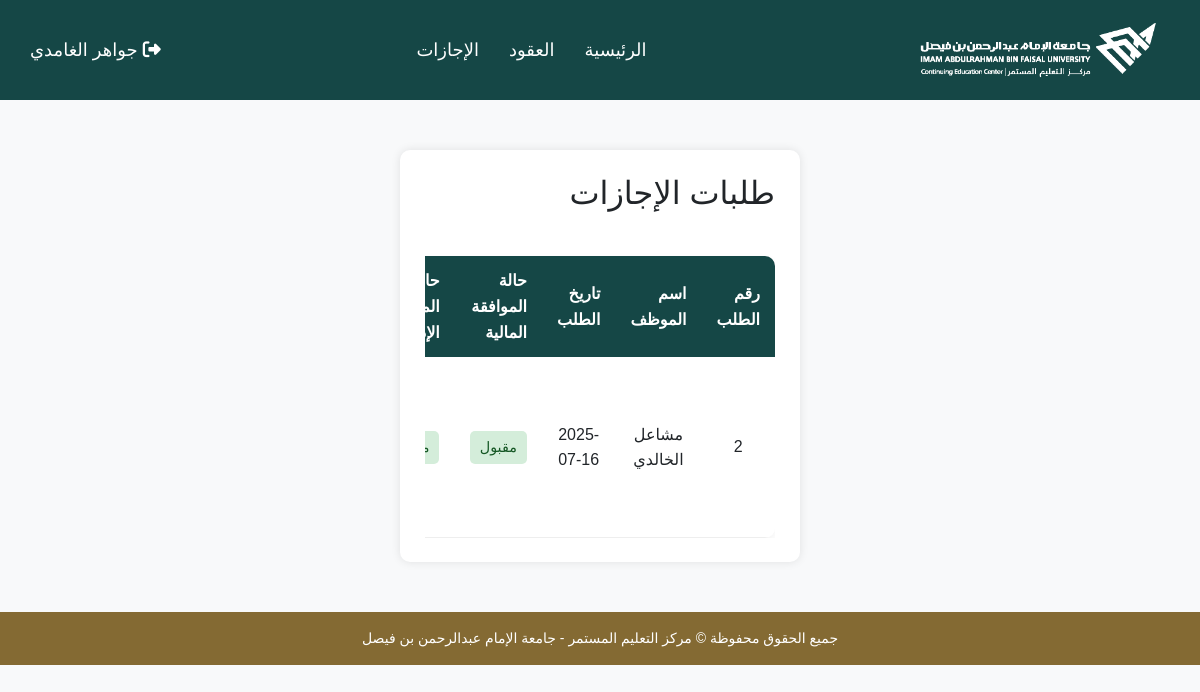
The page /manMain.php (signed in) on the database its author committed.
### tables this page shows
CREATE TABLE `vacation` (
  `vac_id` int(9) NOT NULL,
  `emp_id` int(9) NOT NULL,
  `type` varchar(20) NOT NULL,
  `days` int(11) NOT NULL,
  `start_date` date NOT NULL,
  `end_date` date NOT NULL,
  `application_date` date NOT NULL,
  `assigned_emp` varchar(30) NOT NULL,
  `fin_approval` char(10) NOT NULL,
  `man_approval` varchar(10) NOT NULL
);

CREATE TABLE `employee` (
  `emp_id` int(9) NOT NULL,
  `name` varchar(30) NOT NULL,
  `password` varchar(30) NOT NULL,
  `role` varchar(25) NOT NULL,
  `signature` longblob NOT NULL,
  `last_vac` date NOT NULL,
  `used_days` int(11) NOT NULL,
  `remaining_days` int(11) NOT NULL,
  `email` varchar(50) NOT NULL,
  `address` text NOT NULL,
  `phone` varchar(25) NOT NULL
);

### manMain.php (the view, shortened to what this page needs)
<?php
require_once("db_connect.php");
try {
    $stmt = $conn->prepare("SELECT
        v.vac_id,
        v.application_date,
        v.fin_approval,
        v.man_approval,
        e.name AS employee_name
    FROM vacation v
    JOIN employee e ON v.emp_id = e.emp_id
    WHERE v.fin_approval != 'معلق'
    ORDER BY v.application_date DESC");
    $stmt->execute();
    $result = $stmt->get_result();
    $vacations = $result->fetch_all(MYSQLI_ASSOC);
} catch (Exception $e) {
    $error = "خطأ في تحميل الطلبات: " . $e->getMessage();
}
?>
<!DOCTYPE html>
<html lang="ar" dir="rtl">
<head>
    <link href="https://cdn.jsdelivr.net/npm/bootstrap@5.3.0/dist/css/bootstrap.rtl.min.css" rel="stylesheet">
</head>
<body class="bg-light">
<?php include 'header.php'; ?>
<div class="container py-4">
    <h2 class="mb-4">طلبات الإجازات</h2>
    <?php if (!empty($error)): ?>
        <div class="alert alert-danger"><?= htmlspecialchars($error) ?></div>
    <?php elseif (empty($vacations)): ?>
        <div class="alert alert-info">لا توجد طلبات</div>
    <?php else: ?>
        <div class="table-responsive">
            <table class="vacation-table">
                <thead>
                    <tr>
                        <th>رقم الطلب</th>
                        <th>اسم الموظف</th>
                        <th>تاريخ الطلب</th>
                        <th>حالة الموافقة المالية</th>
                        <th>حالة الموافقة الإدارية</th>
                    </tr>
                </thead>
                <tbody>
                  <?php foreach ($vacations as $vac): ?>
        <?php
            $fin_status = $vac['fin_approval'] === 'معلق' ?
                '<span class="status-badge status-pending">معلق</span>' :
                ($vac['fin_approval'] === 'مقبول' ?
                '<span class="status-badge status-approved">مقبول</span>' :
                '<span class="status-badge status-rejected">مرفوض</span>');
            $man_status = $vac['man_approval'] === 'معلق' ?
                '<span class="status-badge status-pending">معلق</span>' :
                ($vac['man_approval'] === 'معتمد' ?
                '<span class="status-badge status-approved">معتمد</span>' :
                '<span class="status-badge status-pending">معلق</span>');
        ?>
        <tr onclick="window.location.href='validation.php?vac_id=<?= $vac['vac_id'] ?>&return_url=managerMain.php'" style="cursor:pointer;">
            <td><?= $vac['vac_id'] ?></td>
            <td><?= htmlspecialchars($vac['employee_name']) ?></td>
            <td><?= date('Y-m-d', strtotime($vac['application_date'])) ?></td>
            <td><?= $fin_status ?></td>
            <td><?= $man_status ?></td>
        </tr>
    <?php endforeach; ?>
              </table>
        </div>
    <?php endif; ?>
</div>
<?php include 'footer.php'; ?>
</body>
</html>

### style.css (style rules this page uses)
body { background-color: #f0f2f5; font-family: 'Tajawal', sans-serif; line-height: 1.6; }
.container { width: 400px; margin: 50px auto; background-color: white; padding: 25px; box-shadow: 0 0 10px rgba(0,0,0,0.1); border-radius: 10px; }
.vacation-table { width: 100%; border-collapse: collapse; margin-top: 20px; background-color: white; border-radius: 10px; overflow: hidden; box-shadow: 0 4px 10px rgba(0, 0, 0, 0.05); }
.vacation-table th { background-color: #154746; color: white; font-weight: bold; padding: 12px 15px; }
.vacation-table td { padding: 12px 15px; text-align: center; border-bottom: 1px solid #eee; }
.status-badge, .status-pending, .status-approved, .status-rejected { padding: 5px 10px; border-radius: 5px; font-size: 0.9rem; display: inline-block; }
.status-approved { background-color: #d4edda; color: #155724; }

### rows shown on the page
vacation: vac_id "2", emp.name "مشاعل الخالدي", application_date "2025-07-16", fin_approval "مقبول"

### other values the page prints
$_SESSION['name'] "جواهر الغامدي"
